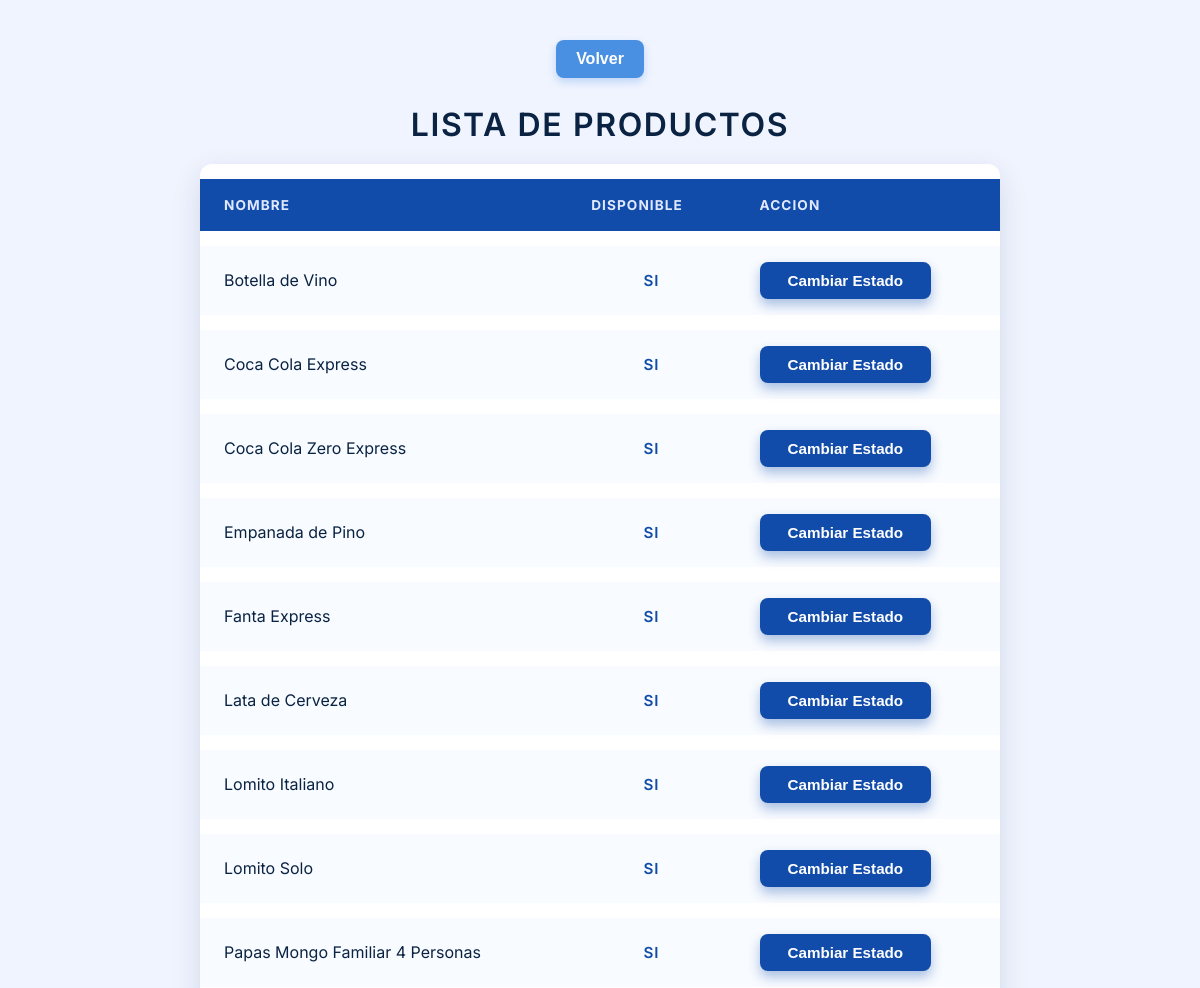
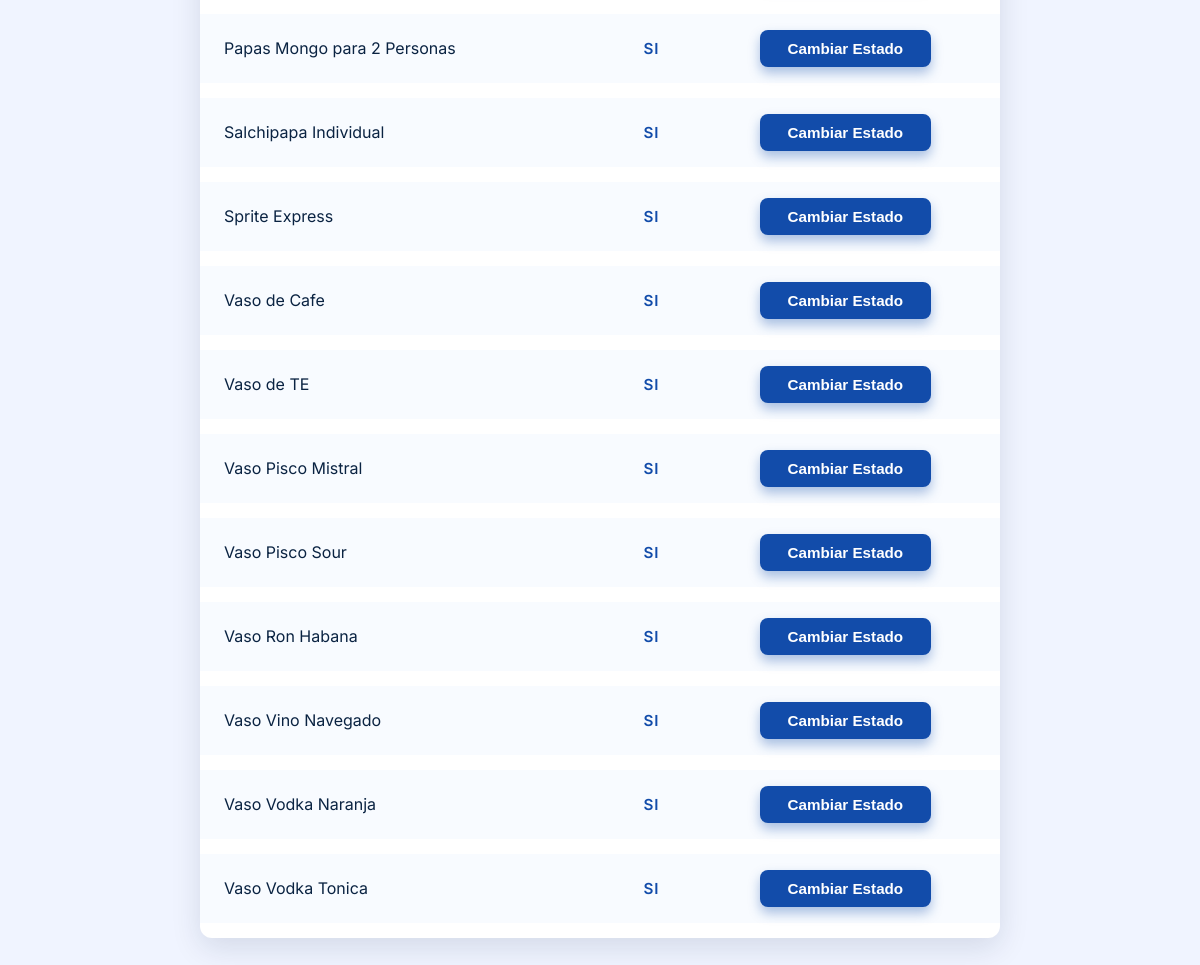
The page /productos.php on the database its author committed (2 pictures, top to bottom).
### tables this page shows
CREATE TABLE `productos` (
  `id` int NOT NULL,
  `nombre` varchar(100) NOT NULL,
  `categoria` enum('comidas','bebidas','Alcoholes') NOT NULL,
  `precio` int NOT NULL,
  `disponible` enum('si','no') NOT NULL DEFAULT 'si'
);

### productos.php (the view, shortened to what this page needs)
<?php
include 'config.php';
$sql = "SELECT nombre, disponible FROM productos ORDER BY nombre ASC";
$resultado = $conn->query($sql);
?>
<!DOCTYPE html>
<html lang="es">
<head>
</head>
<body>
<div style="text-align: center; margin-top: 0px;">
  <a href="index.php" style="
    display: inline-block;
    padding: 10px 20px;
    margin: 0px;
    background-color: #4A90E2;
    color: white;
    font-weight: 600;
    border-radius: 8px;
    text-decoration: none;
    box-shadow: 0 4px 8px rgba(74, 144, 226, 0.3);
    transition: background-color 0.3s ease, box-shadow 0.3s ease;
    font-family: Arial, sans-serif;
    cursor: pointer;
  " onmouseover="this.style.backgroundColor='#357ABD'; this.style.boxShadow='0 6px 12px rgba(53, 122, 189, 0.5)';"
     onmouseout="this.style.backgroundColor='#4A90E2'; this.style.boxShadow='0 4px 8px rgba(74, 144, 226, 0.3)';">
    Volver
  </a>
</div>
<h2>Lista de productos</h2>
<table>
    <thead>
        <tr>
            <th>Nombre</th>
            <th>Disponible</th>
            <th>Accion</th>
        </tr>
    </thead>
    <tbody>
        <?php while ($row = $resultado->fetch_assoc()): ?>
        <tr>
            <td data-label="Nombre"><?= htmlspecialchars($row['nombre']) ?></td>
            <td class="status <?= ($row['disponible'] === 'si') ? 'si' : 'no' ?>" data-label="Disponible">
                <?= ($row['disponible'] === 'si') ? 'Si' : 'No' ?>
            </td>
            <td data-label="Accion">
                <button class="btn cambiar-btn" data-nombre="<?= htmlspecialchars($row['nombre']) ?>">
                    Cambiar Estado
                </button>
            </td>
        </tr>
        <?php endwhile; ?>
    </tbody>
</table>
</body>
</html>

### productos.php (style rules this page uses)
body { margin: 0; background-color: #f0f4ff; font-family: 'Inter', sans-serif; color: #0a2342; padding: 40px 20px; }
h2 { text-align: center; font-weight: 600; font-size: 2rem; margin-bottom: 20px; letter-spacing: 0.05em; text-transform: uppercase; color: #0a2342; }
table { margin: 0 auto; width: 90%; max-width: 800px; border-collapse: separate; border-spacing: 0 15px; background: white; border-radius: 12px; box-shadow: 0 10px 30px rgba(10, 35, 66, 0.12); overflow: hidden; }
thead tr { background-color: #124caa; color: #e1e9ff; font-weight: 600; text-transform: uppercase; font-size: 0.85rem; letter-spacing: 0.08em; }
thead tr th { padding: 18px 24px; text-align: left; }
tbody tr { background-color: #f8fbff; transition: background-color 0.3s ease; cursor: default; }
tbody tr td { padding: 16px 24px; font-size: 1rem; vertical-align: middle; text-align: left; color: #0a2342; }
tbody tr td.status { text-align: center; font-weight: 600; font-size: 0.95rem; color: #124caa; text-transform: uppercase; letter-spacing: 0.05em; }
.btn { display: inline-block; padding: 10px 28px; background-color: #124caa; color: white; text-decoration: none; font-weight: 600; font-size: 0.95rem; border-radius: 8px; box-shadow: 0 6px 12px rgba(18, 76, 170, 0.35); transition: background-color 0.3s ease, box-shadow 0.3s ease; user-select: none; cursor: pointer; border: none; }

### rows shown on the page
productos: nombre "Botella de Vino", disponible "SI"
productos: nombre "Coca Cola Express", disponible "SI"
productos: nombre "Coca Cola Zero Express", disponible "SI"
productos: nombre "Empanada de Pino", disponible "SI"
productos: nombre "Fanta Express", disponible "SI"
productos: nombre "Lata de Cerveza", disponible "SI"
productos: nombre "Lomito Italiano", disponible "SI"
productos: nombre "Lomito Solo", disponible "SI"
productos: nombre "Papas Mongo Familiar 4 Personas", disponible "SI"
productos: nombre "Papas Mongo para 2 Personas", disponible "SI"
productos: nombre "Salchipapa Individual", disponible "SI"
productos: nombre "Sprite Express", disponible "SI"
productos: nombre "Vaso de Cafe", disponible "SI"
productos: nombre "Vaso de TE", disponible "SI"
productos: nombre "Vaso Pisco Mistral", disponible "SI"
productos: nombre "Vaso Pisco Sour", disponible "SI"
productos: nombre "Vaso Ron Habana", disponible "SI"
productos: nombre "Vaso Vino Navegado", disponible "SI"
productos: nombre "Vaso Vodka Naranja", disponible "SI"
productos: nombre "Vaso Vodka Tonica", disponible "SI"
